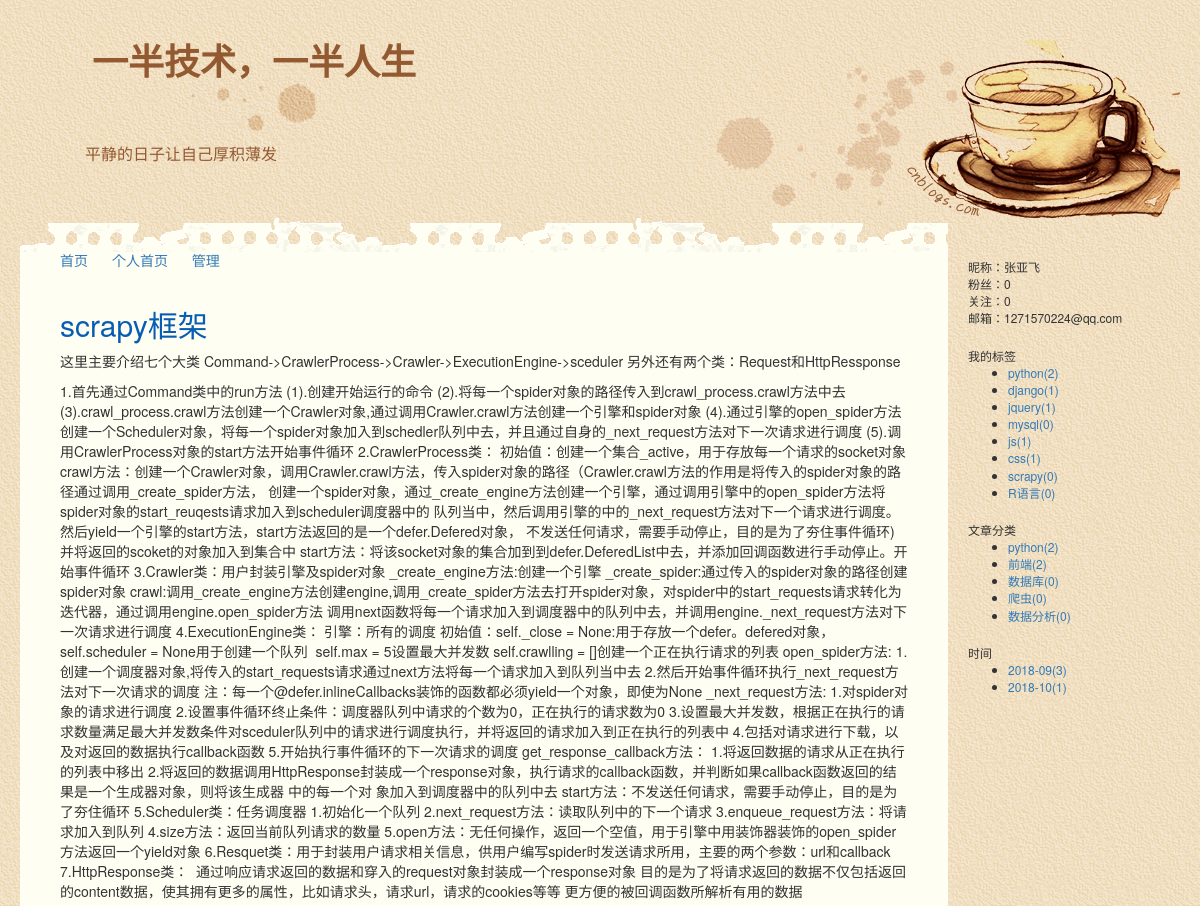
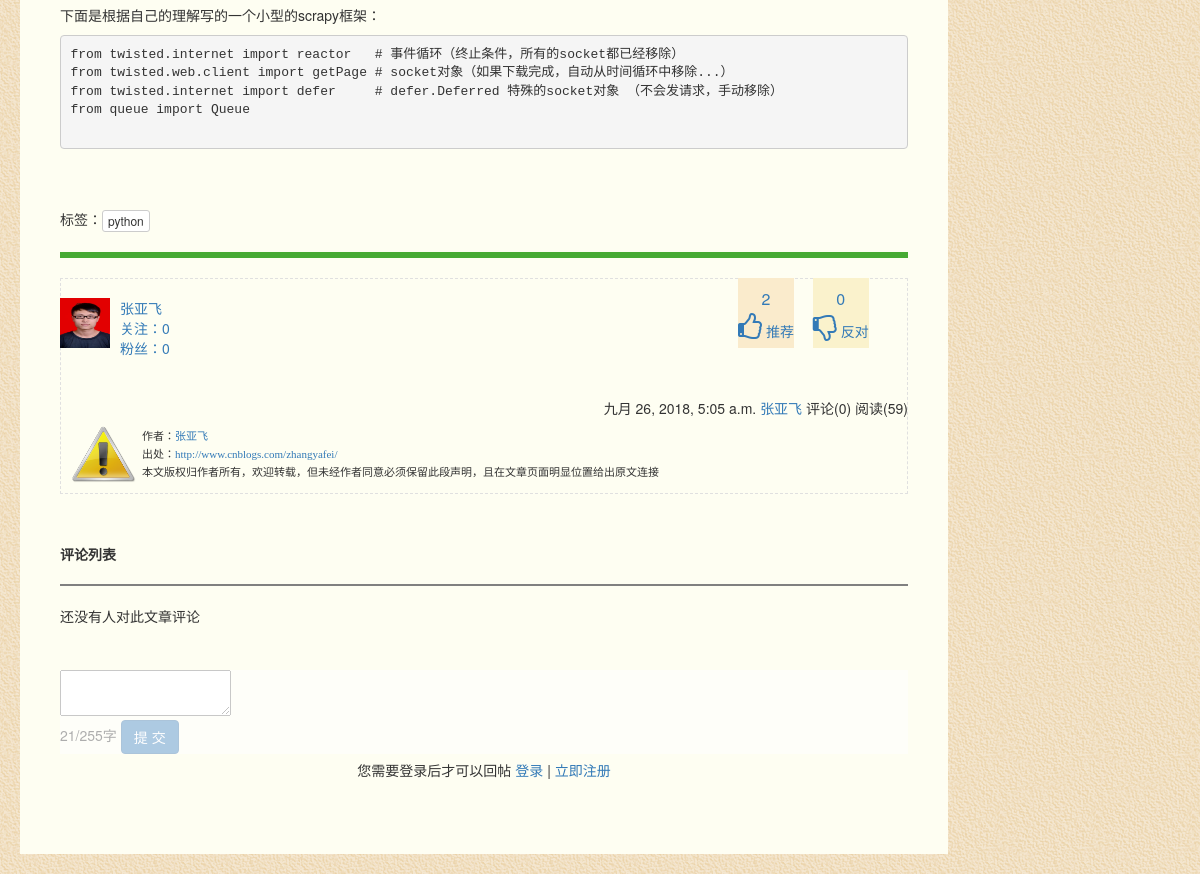
/zhangyafei/3.html, run on the app's committed database (2 pictures, top to bottom).
### repository/models.py (models this page shows, shortened)
class Blog(models.Model):
    suffix = models.CharField(max_length=32,verbose_name='主站名称',unique=True)
    theme = models.CharField(max_length=32,verbose_name='博客主题',default='warm')
    title = models.CharField(max_length=32,verbose_name='个人博客标题')
    summary = models.CharField(max_length=32,verbose_name='博客简介')
    user = models.OneToOneField('UserInfo',on_delete=models.CASCADE)
    class Meta:
        verbose_name_plural = '博客表'

class UserInfo(models.Model):
    username = models.CharField(max_length=32,verbose_name='用户名',unique=True)
    pwd = models.CharField(max_length=16,verbose_name='密码')
    nickname = models.CharField(max_length=32,verbose_name='昵称',unique=True)
    email = models.EmailField(verbose_name='邮箱',unique=True)
    img = models.ImageField(verbose_name='图片',upload_to='static/upload/photo')
    create_time = models.DateTimeField(verbose_name='创建时间',auto_now_add=True)
    fans = models.ManyToManyField(verbose_name='粉丝们',to='UserInfo',through='Fans',related_name='f',through_fields=('user','fan'))
    class Meta:
        verbose_name_plural = '用户信息'

class Tags(models.Model):
    title = models.CharField(max_length=32)
    blog = models.ForeignKey('Blog',on_delete=models.CASCADE)
    class Meta:
        verbose_name_plural = '标签'
    def __str__(self):
        return self.title

class Classification(models.Model):
    title = models.CharField(max_length=32,verbose_name='分类标题')
    blog = models.ForeignKey('Blog',verbose_name='所属博客',related_name='classification',on_delete=models.CASCADE)
    class Meta:
        verbose_name_plural = '分类'

class Article(models.Model):
    title = models.CharField(max_length=32,verbose_name='标题')
    summary = models.CharField(max_length=128,verbose_name='概述')
    detail = HTMLField(verbose_name='正文')
    create_time = models.DateTimeField(verbose_name='创建时间',auto_now_add=True)
    read_count = models.IntegerField(default=0,verbose_name='阅读次数')
    up_count = models.IntegerField(default=0,verbose_name='点赞次数')
    down_count = models.IntegerField(default=0,verbose_name='踩次数')
    comment_count = models.IntegerField(default=0,verbose_name='评论次数')
    img = models.ImageField(verbose_name='文章封面',upload_to='static/upload/artcle',null=True)
    blog = models.ForeignKey(to='Blog',verbose_name='所属博客',on_delete=models.CASCADE,related_name='article')
    article_classification = models.ForeignKey('Classification',verbose_name='个人博客文章分类',on_delete=models.SET_NULL,null=True,related_name='classification')
    publish_choices = (
        (0,'未发布'),
        (1,'已发布'),
    )
    publish = models.IntegerField(choices=publish_choices,default=0)
    type_choices = [(1,'Python全栈'),(2,'大数据'),(3,'WEB开发'),(4,'前端与移动开发'),(5,'运维'),(6,'数据库')]
    article_type_id = models.IntegerField(choices=type_choices,default=None,verbose_name='文章类型')
    tags = models.ManyToManyField(to='Tags',through='Ariticle_Tags',through_fields=('article','tag'))
    class Meta:
        verbose_name_plural = '文章'

### web/views/home.py (the view)
# urls.py: url(r'^(\w+)/(\d+).html$',home.article_detail,name='article_detail'),
def article_detail(request,blog_site,id):
    article = Article.objects.filter(id=id).first()
    blog = Blog.objects.filter(suffix=blog_site).select_related('user').first()
    article_list = Article.objects.filter(blog=blog).order_by('-id')
    tag_list = Tags.objects.filter(blog=blog).all()
    classification_list = Classification.objects.filter(blog=blog).all()
    date_list = Article.objects.filter(blog=blog).raw(
        'select id,count(id) as num,strftime("%Y-%m",create_time) as ctime from repository_article group by strftime("%Y-%m",create_time)')
    commment_list = Comment.objects.filter(article_id=id)
    commment_list_count = commment_list.count()
    base_url = reverse(article_detail,args=[blog_site,id])
    page_obj = Pagination(commment_list_count,request.GET.get('p'))
    page_str = page_obj.page_str(base_url)
    article.up_count = Article_like_dislike.objects.filter(like=True,article_id=id).count()
    article.down_count = Article_like_dislike.objects.filter(like=False,article_id=id).count()
    context = {'blog': blog, 'article_list': article_list, 'tag_list': tag_list,
               'classification_list': classification_list, 'date_list': date_list,
               'article':article,'comment_list':commment_list,'page_str':page_str,
               'page_obj':page_obj}
    return render(request,'home_article_detail.html',context)

### utils/pagination.py (called while the page is built, shortened)
    @property
    def num_pages(self):
        a,b = divmod(self.total_count,self.per_page_num)
        if b == 0:
            return a
        return a+1

    def pager_num_range(self):
        if self.num_pages < self.max_page_num:
            return range(1, self.num_pages + 1)

### templates/home_article_detail.html (shortened to what this page needs)
{% extends 'home_layout.html' %}
{% block content %}
    <div class="article-title">
        <h2>{{ article.title }}</h2>
    </div>
    <div class="article-detail">
        {{ article.detail|safe }}
    </div>
    <div>标签：{% for tag in article.tags.all %}<span class="btn btn-default btn-xs" style="margin-right: 10px;">{{ tag }}</span>{% endfor %}</div>
    <hr style="border: 3px solid #47aa34">
    <div class="author-profile clearfix">
        <div class="author-photo" style="float:left;">
            <a href="{% url 'home' blog_site=blog.suffix %}"><img style="width: 50px;height: 50px;"
                                                                  src="/{{ article.blog.user.img }}" alt=""></a>
        </div>
        <div class="author-profile-detail">
            <a href="{% url 'home' blog_site=blog.suffix %}">{{ article.blog.user.nickname }}</a><br>
            <a href="">关注：{{ article.blog.user.f.count }}</a><br>
            <a href="">粉丝：{{ article.blog.user.fans.count }}</a>
        </div>
    </div>
    <div class="article-recommend clearfix" style="float: right">
        <a class="article-up">
            <div id="up_num"
                 style="height: 50%;text-align: center;font-size: 16px;padding-top: 10px;">{{ article.up_count }}</div>
            <i class="fa fa-thumbs-o-up fa-2x" aria-hidden="true"></i>
            <span id="up">推荐</span>
        </a>
        <a class="article-down">
            <div id="down_num"
                 style="height: 50%;text-align: center;font-size: 16px;padding-top: 10px;">{{ article.down_count }}</div>
            <i class="fa fa-thumbs-o-down fa-2x" aria-hidden="true"></i>
            <span id="down">反对</span>
        </a>
    </div>
    <div class="article-tips">
        <div class="tips">
            <span class="ctime">{{ article.create_time }}</span>
            <a class="author" href="{% url 'home' blog_site=blog.suffix %}">{{ blog.user.nickname }}</a>
            <span class="comment-count">评论({{ article.comment.count }})</span>
            <span class="read-count">阅读({{ article.read_count }})</span>
        </div>
    </div>
    <div id="AllanboltSignature">
    <div style="border-bottom: #e0e0e0 1px dashed; border-left: #e0e0e0 1px dashed; padding: 10px; font-family: 微软雅黑; font-size: 11px; border-top: #e0e0e0 1px dashed; border-right: #e0e0e0 1px dashed; "
         id="PSignature">
        <div style="float:left;width:70px;">
            <img src="/static/plugins/images/o_Warning.png" style="width:65px;height:65px">
        </div>
        <div style="float:left;padding-top:10px;">
            <div style="padding: 1px">作者：<a href="{% url 'home' blog_site=blog.suffix %}"
                                            target="_blank">{{ blog.user.nickname }}</a></div>
            <div style="padding: 1px">出处：<a href="http://www.cnblogs.com/zhangyafei/" target="_blank">http://www.cnblogs.com/{{ blog.suffix }}/</a>
            </div>
            <div style="padding: 1px">本文版权归作者所有，欢迎转载，但未经作者同意必须保留此段声明，且在文章页面明显位置给出原文连接</div>
        </div>
    </div>
    <div class="article-comment">
        <div class="article-comment-title">
            <span>评论列表</span>
            <hr style="border: 1px solid gray">
        </div>
        <div class="article-comment-list">
            {% if comment_list %}
                {% for comment in comment_list %}
                    <div class="comment-item" nid="{{ comment.id }}">
                        <div class="reply-title">
                            <div class="user-info">
                                {{ forloop.counter }}楼：
                                <span>{{ comment.comment_time }}</span>
                                {% if comment.comment_user.blog %}
                                    <a href="{% url 'home' blog_site=comment.comment_user.blog.suffix %}"><span>{{ comment.comment_user.nickname }}</span></a>
                                {% else %}
                                    <span>{{ comment.comment_user.nickname }}</span>
                                {% endif %}
                            </div>
                            <div class="reply">
                                <a class="btn btn-success btn-xs" href="#textarea" id="comment-reply-btn"
                                   data="{{ comment.comment_user.nickname }}"
                                   cid="{{ comment.id }}"><i class="fa fa-reply"></i> 回复</a>
                            </div>
                            {% if request.session.user_info.id == article.blog.user.id %}
                                <div class="del_comment">
                                    <a class="btn btn-danger btn-xs" id="comment-del-btn"
                                       onclick="del_comment({{ comment.id }});"><i class="fa fa-remove"></i> 删除</a>
                                </div>
                            {% endif %}
                        </div>
                        <br>
                        <div class="comment-body">
                            {% if comment.parent_id %}
                                {% if comment.parent_id.comment_user.blog %}
                                    <a href="{% url 'home' blog_site=comment.parent_id.comment_user.blog.suffix %}">@{{ comment.parent_id.comment_user.nickname }}</a>
                                {% else %}
                                    <span>@{{ comment.parent_id.comment_user.nickname }}</span>
                                {% endif %}
                            {% endif %}
                            {{ comment.content }}
                        </div>
                    </div>
                {% endfor %}
            {% else %}还没有人对此文章评论
            {% endif %}
        </div>
        <div class="article-comment-pager">
        </div>
        <div class="article-comment-area" id="textarea">
            {% if not request.session.user_info %}
                <div style="text-align:center;line-height:200px;position: absolute;top:0;left:0;right:0;bottom: 0;background-color: rgba(255,255,255,.6)">
                    您需要登录后才可以回帖 <a href="{% url 'login' %}">登录</a> | <a href="{% url 'register' %}">立即注册</a>
                </div>
            {% endif %}
            <textarea id="textarea" name="content"></textarea>
            <div>
                <div class="reply-btn">
                    <span><span>21</span>/255字</span>
                    <a class="btn btn-primary" onclick="submitComment()">提 交</a>
                </div>
            </div>
        </div>
    </div>
{% endblock %}
{% block js %}
    {% load staticfiles %}
{% endblock %}

### templates/home_layout.html (shortened to what this page needs)
<!DOCTYPE html>
<html lang="en">
<head>
    <link rel="stylesheet" href="/static/plugins/bootstrap-3.3.7-dist/css/bootstrap.css">
    <link rel="stylesheet" href="/static/plugins/font-awesome-4.7.0/css/font-awesome.css">
    <link rel="stylesheet" href="/static/css/theme/{{ blog.theme }}.css">
</head>
<body>
<div class="pg-header">
    <div class="title">
        <h1><a href="{% url 'home' blog_site=blog.suffix %}">{{ blog.title }}</a></h1>
        <span class="summary">{{ blog.summary }}</span>
    </div>
    <div class="menu-list">
        <a class="menu-item" href="/">首页</a>
        <a class="menu-item" href="{% url 'home' blog_site=blog.suffix %}">个人首页</a>
        <a class="menu-item" href="{% url 'backend:backend_index' %}">管理</a>
    </div>
</div>
<div class="pg-body">
    <div class="pg-menu">
        <div class="notice">
            <div class="notice-body">
                <ul>
                    <li>昵称：{{ blog.user.nickname }}</li>
                    <li>粉丝：{{ blog.user.fans.count }}</li>
                    <li>关注：{{ blog.user.f.count }}</li>
                    <li>邮箱：{{ blog.user.email }}</li>
                </ul>
            </div>
        </div>
        <div class="tags">
            <div class="tags-header">我的标签</div>
            <div class="tags-body">
                <ul>
                    {% for tag in tag_list %}
                        <li>
                            <a href="{% url 'filter' blog.suffix 'tag' tag.id %}">{{ tag.title }}({{ tag.article_set.count }})</a>
                        </li>
                    {% endfor %}
                </ul>
            </div>
        </div>
        <div class="types">
            <div class="types-header">文章分类</div>
            <div class="types-body">
                <ul>
                    {% for type in classification_list %}
                        <li>
                            <a href="{% url 'filter' blog.suffix 'types' type.id %}">{{ type.title }}({{ type.classification.count }})</a>
                        </li>
                    {% endfor %}
                </ul>
            </div>
        </div>
        <div class="dates">
            <div class="dates-header">时间</div>
            <div class="dates-body">
                <ul>
                    {% for date in date_list %}
                        <li>
                            <a href="{% url 'filter' blog.suffix 'date' date.ctime %}">{{ date.ctime }}({{ date.num }})</a>
                        </li>
                    {% endfor %}
                </ul>
            </div>
        </div>
    </div>
    <div class="pg-content">
        {% block content %}{% endblock %}
    </div>
</div>
</body>
</html>

### static/css/theme/warm.css (style rules this page uses)
body { margin: 0; padding: 20px; min-height: 101%; background: url("/static/css/theme/bg_body.gif") left top; }
.pg-header { background: url("/static/css/theme/coffee.gif") right top no-repeat; height: 178px; }
.title { background: url("/static/css/theme/bg_title.gif") 170px 40px no-repeat; height: 210px; clear: both; }
.title a { color: #935A32; font-weight: bold; margin-left: 2em; font-family: "黑体", "ms song", "宋体", "Arial", "verdana", "Helvetica", "sans-serif"; }
.summary { display: inline-block; margin-top: 50px; margin-left: 65px; font-size: 16px; color: #935A32; }
.menu-list { width: 90%; height: 40px; margin: auto; margin-left: 40px; }
.menu-list .menu-item { padding-right: 20px; }
.pg-body { width: 100%; }
.pg-menu { float: right; width: 20%; padding-top: 20px; padding-left: 20px; font-size: 12px; }
.pg-menu>div { margin-top: 20px; }
.notice-body ul { padding-left: 0; list-style: none; }
.pg-content { width: 80%; margin: auto auto 20px auto; float: left; background: #FEFEF2 url("/static/css/theme/bg_left.gif") left top repeat-x; padding-top: 70px; padding-right: 40px; padding-left: 40px; padding-bottom: 100px; }

### templates/home_article_detail.html (style rules this page uses)
.article-title { width: 100%; color: #075DB3; font-weight: bold; }
.article-detail { width: 100%; padding-bottom: 50px; }
.article-title, .article-detail, .author-profile, .author-photo, .author-profile-detail { float: left; }
.article-tips, .article-recommend { float: right; }
.article-tips { width: 100%; text-align: right; }
.author-profile-detail { margin-left: 10px; width: 100px; height: 50px; }
.author-profile { margin-top: 20px; width: 30%; height: 100px; }
.article-recommend { width: 170px; height: 70px; }
.article-up, .article-down { display: inline-block; height: 70px; margin-right: 15px; cursor: pointer; }
.article-up { background-color: #faebcc; }
.article-down { background-color: #faf2cc; }
.article-comment-title span { font-weight: bold; }
.article-comment { margin-top: 50px; }
.article-comment-area { position: relative; }

### data on the page
Blog: title "一半技术，一半人生", summary "平静的日子让自己厚积薄发", user.nickname "张亚飞", user.fans.count "0", user.f.count "0", user.email "1271570224@qq.com", suffix "zhangyafei"
Tags: title "python", article_set.count "2"
Tags: title "django", article_set.count "1"
Tags: title "jquery", article_set.count "1"
Tags: title "mysql", article_set.count "0"
Tags: title "js", article_set.count "1"
Tags: title "css", article_set.count "1"
Tags: title "scrapy", article_set.count "0"
Tags: title "R语言", article_set.count "0"
Classification: title "python", classification.count "2"
Classification: title "前端", classification.count "2"
Classification: title "数据库", classification.count "0"
Classification: title "爬虫", classification.count "0"
Classification: title "数据分析", classification.count "0"
Article: ctime "2018-09", num "3"
Article: ctime "2018-10", num "1"
Article: title "scrapy框架", detail "这里主要介绍七个大类 Command->CrawlerProcess->Crawler->ExecutionEngine->sceduler 另外还有两个类：Request和HttpRessponse 1.首先通过Command类中的run方法 (1).创建开始运行的命令 (2).将每一个spider对象的路径传入到crawl_process.crawl方法中去 (3).crawl_process.crawl方法创建一个Crawler对象,通过调用Crawler.crawl方法创建一个引擎和spider对象 (4).通过引擎的open_spider方法创建一个Scheduler对象，将每一个spider对象加入到schedler队列中去，并且通过自身的_next_request方法对下一次请求进行调度 (5).调用CrawlerProcess对象的start方法开始事件循环 2.CrawlerProcess类： 初始值：创建一个集合_active，用于存放每一个请求的socket对象 crawl方法：创建一个Crawler对象，调用Crawler.crawl方法，传入spider对象的路径（Crawler.crawl方法的作用是将传入的spider对象的路径通过调用_create_spider方法， 创建一个spider对象，通过_create_engine方法创建一个引擎，通过调用引擎中的open_spider方法将spider对象的start_reuqests请求加入到scheduler调度器中的…", blog.user.nickname "张亚飞", blog.user.f.count "0", blog.user.fans.count "0", up_count "2", down_count "0", create_time "九月 26, 2018, 5:05 a.m.", comment.count "0", read_count "59"
